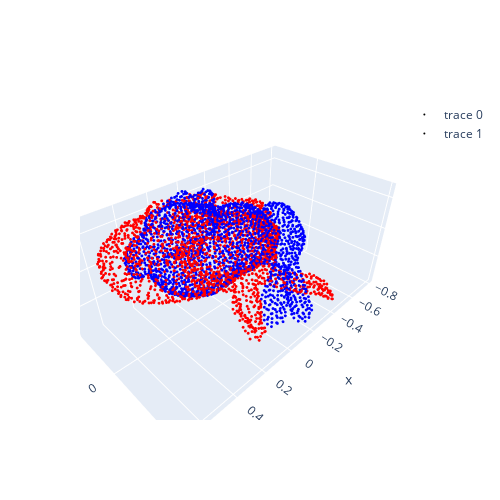

Here is the notebook cell this chart was saved with:
### Code cell
# Shearing
def get_shearing_matrix_x(dy, dz):
    return np.array([[1.0, dy, dz],
                     [0.0, 1.0, 0.0],
                     [0.0, 0.0, 1.0]
                     ])

new_points = (get_shearing_matrix_x(1, 2)@points.T).T
v = Visualizer()
v.draw_points(points)
v.draw_points(new_points, color=[1,0,0])
v.show()

### Figure 1 — Plotly figure (JSON) as saved in the notebook; plotly's stock layout.template omitted (floating-point values rounded to 4 significant figures; data arrays with more than 128 entries replaced by an {"elided": "..."} marker saying what was removed)
{"data": [{"marker": {"color": {"elided": "2000x3 int values"}, "size": 1}, "mode": "markers", "type": "scatter3d", "x": {"elided": "2000 float values"}, "y": {"elided": "2000 float values"}, "z": {"elided": "2000 float values"}}, {"marker": {"color": {"elided": "2000x3 int values"}, "size": 1}, "mode": "markers", "type": "scatter3d", "x": {"elided": "2000 float values"}, "y": {"elided": "2000 float values"}, "z": {"elided": "2000 float values"}}], "layout": {"autosize": false, "height": 500, "width": 500}}
